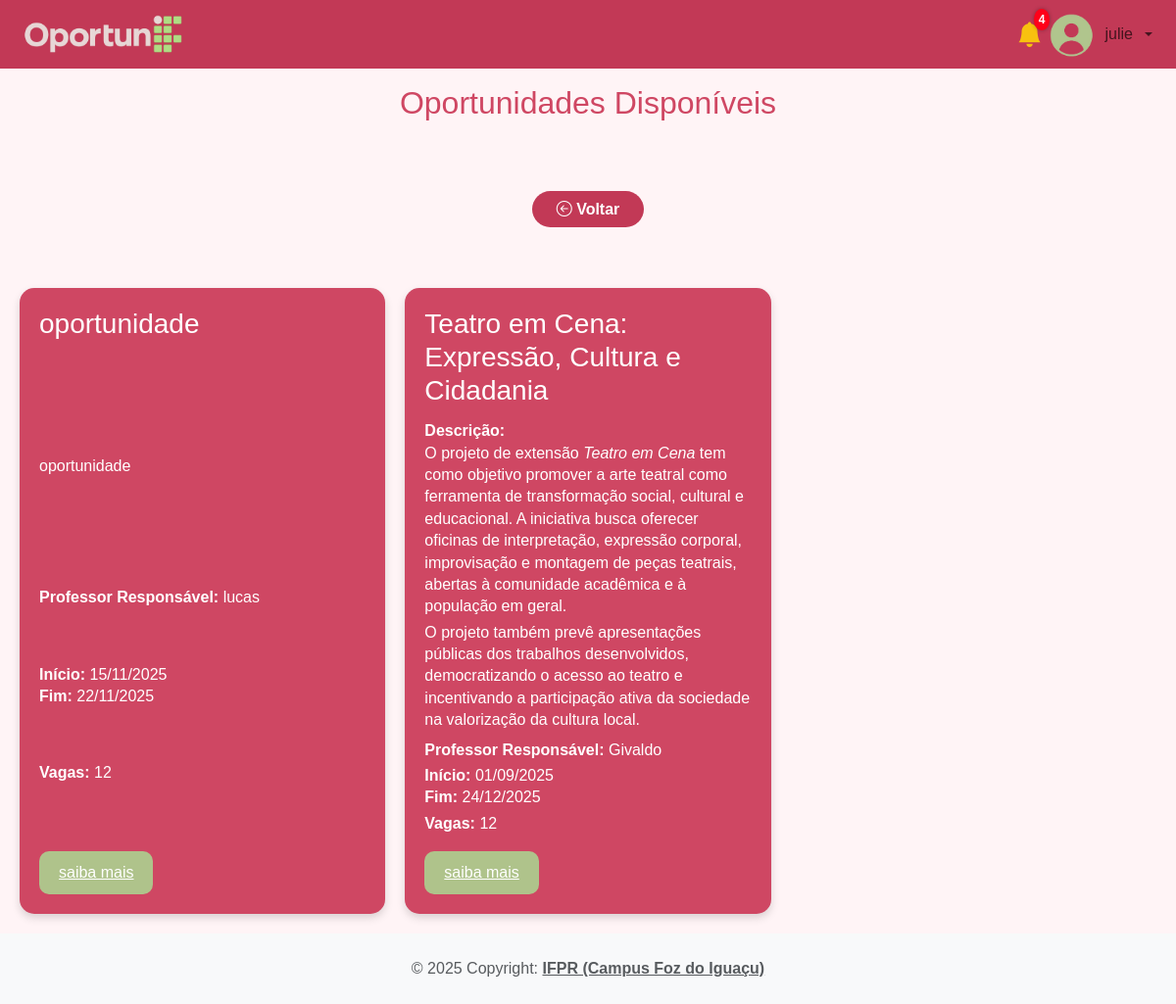
/app/controller/OportunidadeController.php?action=projetoextensao (signed in), run on the app's committed database.
### tables this page shows
CREATE TABLE `oportunidades` (
  `idOportunidades` int(11) NOT NULL,
  `titulo` longtext DEFAULT NULL,
  `descricao` longtext DEFAULT NULL,
  `tipoOportunidade` enum('ESTAGIO','PROJETOEXTENSAO','PROJETOPESQUISA') NOT NULL,
  `dataInicio` date NOT NULL,
  `dataFim` date NOT NULL,
  `documentoAnexo` varchar(100) DEFAULT NULL,
  `vaga` int(11) NOT NULL,
  `professor_responsavel` varchar(255) NOT NULL,
  `documentoEdital` varchar(255) DEFAULT NULL
);

### app/controller/OportunidadeController.php (called while the page is built, shortened)
<?php
require_once(__DIR__ . "/../dao/OportunidadeDAO.php");
require_once(__DIR__ . "/../dao/UsuarioDAO.php");
require_once(__DIR__ . "/../model/Oportunidade.php");
class OportunidadeController extends Controller
{
    private OportunidadeDAO $oportunidadeDao;
    private UsuarioDAO $usuarioDao;
    public function __construct()
    {
        $this->oportunidadeDao = new OportunidadeDAO();
        $this->usuarioDao = new UsuarioDAO();
        $this->handleAction();
    }
    protected function projetoextensao()
    {
        $usuarioLogado = $this->usuarioDao->findById($_SESSION["usuarioLogadoId"]);
        $idCurso = $usuarioLogado->getCurso()->getId();
        $dados["oportunidades"] = $this->oportunidadeDao->listByTipoECurso(OportunidadeTipo::PROJETOEXTENSAO, $idCurso);
        $this->loadView("oportunidade/oportunidades_disponiveis.php", $dados);
    }
}
new OportunidadeController();

### app/model/Oportunidade.php (called while the page is built, shortened)
<?php
class Oportunidade
{
    private ?int $id;
    private ?string $titulo;
    private ?string $descricao;
    private ?string $dataInicio;
    private ?string $dataFim;
    private $professorResponsavel;
    private ?int $vaga;
    public function getId(): ?int
    {
        return $this->id;
    }
    public function setId(?int $id): self
    {
        $this->id = $id;
        return $this;
    }
    public function getTitulo(): ?string
    {
        return $this->titulo;
    }
    public function setTitulo(?string $titulo): self
    {
        $this->titulo = $titulo;
        return $this;
    }
    public function getDescricao(): ?string
    {
        return $this->descricao;
    }
    public function setDescricao(?string $descricao): self
    {
        $this->descricao = $descricao;
        return $this;
    }
    public function getDataInicioFormatada(): ?string
    {
        if ($this->dataInicio) {
            $date = new DateTimeImmutable($this->dataInicio);
            return $date->format('d/m/Y');
        }
        return "";
    }
    public function setDataInicio(?string $dataInicio): self
    {
        $this->dataInicio = $dataInicio;
        return $this;
    }
    public function getDataFim(): ?string
    {
        return $this->dataFim;
    }
    public function getDataFimFormatada(): ?string
    {
        if ($this->dataFim) {
            $date = new DateTimeImmutable($this->dataFim);
            return $date->format('d/m/Y');
        }
        return "";
    }
    public function setDataFim(?string $dataFim): self
    {
        $this->dataFim = $dataFim;
        return $this;
    }
    public function getVaga(): ?int
    {
        return $this->vaga;
    }
    public function setVaga(?int $vaga): void
    {
        $this->vaga = $vaga;
    }
    public function setProfessorResponsavel(string $nome)
    {
        $this->professorResponsavel = $nome;
    }
    public function getProfessorResponsavel(): string
    {
        return $this->professorResponsavel;
    }
}

### app/dao/OportunidadeDAO.php (called while the page is built, shortened)
<?php
include_once(__DIR__ . "/../model/Oportunidade.php");
class OportunidadeDAO
{
    public function listByTipoECurso(string $tipo, int $idCurso)
    {
        $conn = Connection::getConn();
        $sql = "SELECT o.* FROM oportunidades o
            INNER JOIN oportunidade_curso oc ON o.idOportunidades = oc.idOportunidade
            WHERE o.tipoOportunidade = :tipo
              AND oc.idCurso = :idCurso
            ORDER BY o.titulo";
        $stm = $conn->prepare($sql);
        $stm->bindValue(":tipo", $tipo);
        $stm->bindValue(":idCurso", $idCurso);
        $stm->execute();
        $result = $stm->fetchAll();
        return $this->mapOportunidades($result);
    }
    private function mapOportunidades($result)
    {
        $oportunidades = array();
        foreach ($result as $reg) {
            $oportunidade = new Oportunidade();
            $oportunidade->setId($reg['idOportunidades']);
            $oportunidade->setTitulo($reg['titulo']);
            $oportunidade->setDescricao($reg['descricao']);
            $oportunidade->setDocumentoEdital($reg['documentoEdital']);
            $oportunidade->setTipoOportunidade($reg['tipoOportunidade']);
            $oportunidade->setDataInicio($reg['dataInicio']);
            $oportunidade->setDataFim($reg['dataFim']);
            $oportunidade->setDocumentoAnexo($reg['documentoAnexo']);
            $oportunidade->setVaga($reg['vaga']);
            $oportunidade->setProfessorResponsavel($reg['professor_responsavel']);
            $cursoDao = new CursoDAO();
            $oportunidade->setCursos($cursoDao->getCursosByOportunidade($reg['idOportunidades']));
            $oportunidades[] = $oportunidade;
        }
        return $oportunidades;
    }
}

### app/dao/UsuarioDAO.php (called while the page is built, shortened)
<?php
class UsuarioDAO
{
    public function findById(int $id)
    {
        $conn = Connection::getConn();
        $sql = "SELECT u.*, c.nome AS nomeCursos FROM usuarios u
                LEFT JOIN cursos c ON c.idCursos = u.idCursos
                WHERE u.idUsuarios = ?";
        $stm = $conn->prepare($sql);
        $stm->execute([$id]);
        $result = $stm->fetchAll();
        $usuarios = $this->mapUsuarios($result);
        if (count($usuarios) == 1)
            return $usuarios[0];
        elseif (count($usuarios) == 0)
            return null;
        die("UsuarioDAO.findById() - Erro: mais de um usuário encontrado.");
    }
    private function mapUsuarios($result)
    {
        $usuarios = array();
        foreach ($result as $reg) {
            $usuario = new Usuario();
            $usuario->setId($reg['idUsuarios']);
            $usuario->setNomeCompleto($reg['nomeCompleto']);
            $usuario->setEmail($reg['email']);
            $usuario->setSenha($reg['senha']);
            $usuario->setMatricula($reg['matricula']);
            $usuario->setTipoUsuario($reg['tipoUsuario']);
            $usuario->setCpf($reg['cpf']);
            $usuario->setFotoPerfil($reg['fotoPerfil']);
            $curso = new Curso();
            $curso->setId($reg['idCursos']);
            if (isset($reg["nomeCursos"]))
                $curso->setNome($reg["nomeCursos"]);
            $usuario->setCurso($curso);
            $usuarios[] = $usuario;
        }
        return $usuarios;
    }
}

### app/view/oportunidade/oportunidades_disponiveis.php (the view, shortened to what this page needs)
<?php
require_once(__DIR__ . "/../include/header.php");
require_once(__DIR__ . "/../include/menu.php");
require_once(__DIR__ . "/../../dao/OportunidadeDAO.php");
?>
<link rel="stylesheet" href="<?= BASEURL ?>/view/css/oportunidades_disponiveis.css">
<h2 class="titulo-pagina">Oportunidades Disponíveis</h2>
<div class="text-center mt-5 mb-5">
    <a href="<?= BASEURL ?>/controller/HomeController.php?action=homeAluno" class="btn-voltar">
        <i class="bi bi-arrow-left-circle"></i> Voltar
    </a>
</div>
<div class="cards-container">
    <?php if (count($dados["oportunidades"]) > 0): ?>
        <?php foreach ($dados["oportunidades"] as $op): ?>
            <div class="card-oportunidade">
                <h3><?= htmlspecialchars($op->getTitulo()) ?></h3>
                <p><?= nl2br($op->getDescricao()) ?></p>
                <p><strong>Professor Responsável:</strong> <?= htmlspecialchars($op->getProfessorResponsavel() ?? "Não definido") ?></p>
                <p>
                    <strong>Início:</strong> <?= htmlspecialchars($op->getDataInicioFormatada()) ?><br>
                    <strong>Fim:</strong> <?= htmlspecialchars($op->getDataFimFormatada()) ?>
                </p>
                <p><strong>Vagas:</strong> <?= htmlspecialchars($op->getVaga()) ?></p>
                <?php
                $dataHoje = new DateTime();
                $dataFim = new DateTime($op->getDataFim());
                ?>
                <?php if ($dataHoje <= $dataFim): ?>
                    <a href="<?= BASEURL ?>/controller/InscricaoController.php?action=view&idOport=<?= $op->getId() ?>" class="btn-inscrever">saiba mais</a>
                <?php else: ?>
                    <div class="btn-inscrever btn-disabled">Prazo de inscrição encerrado!</div>
                <?php endif; ?>
            </div>
        <?php endforeach; ?>
<?php endif; ?>
</div>
<?php require_once(__DIR__ . "/../include/footer.php"); ?>

### app/view/css/menus.css (style rules this page uses)
* { margin: 0; padding: 0; box-sizing: border-box; }

### app/view/css/oportunidades_disponiveis.css (style rules this page uses)
body { background-color: #fff4f6; font-family: Arial, sans-serif; margin: 0; padding: 0; }
.titulo-pagina { text-align: center; font-size: 2rem; color: #cf4763; margin-bottom: 30px; }
.cards-container { display: grid; grid-template-columns: repeat(3, 1fr); gap: 20px; padding: 20px; }
.card-oportunidade { background-color: #cf4763; color: white; padding: 20px; border-radius: 15px; box-shadow: 0 4px 8px rgba(0, 0, 0, 0.15); display: flex; flex-direction: column; justify-content: space-between; min-height: 250px; transition: transform 0.2s ease, box-shadow 0.2s ease; }
.card-oportunidade p { margin: 2px 0; line-height: 1.4; }
.btn-inscrever { margin-top: 15px; padding: 10px 20px; background-color: #afc38b; color: white; border: none; border-radius: 10px; cursor: pointer; font-size: 1rem; align-self: flex-start; transition: background-color 0.2s ease; }
.btn-voltar { background-color: #c23956; color: #fff; border-radius: 25px; padding: 10px 25px; text-decoration: none; font-weight: 600; transition: background-color 0.3s ease; }

### app/view/include/footer.php (style rules this page uses)
body { min-height: 100vh; display: flex; flex-direction: column; margin: 0; }

### data on the page
oportunidades: titulo "oportunidade", descricao "oportunidade", professor_responsavel "lucas", dataInicio "15/11/2025", dataFim "22/11/2025", vaga "12"
oportunidades: titulo "Teatro em Cena: Expressão, Cultura e Cidadania", descricao "Descrição: O projeto de extensão Teatro em Cena tem como objetivo promover a arte teatral como ferramenta de transformação social, cultural e educacional. A iniciativa busca oferecer oficinas de interpretação, expressão corporal, improvisação e montagem de peças teatrais, abertas à comunidade acadêmica e à população em geral. O projeto também prevê apresentações públicas dos trabalhos desenvolvidos, democratizando o acesso ao teatro e incentivando a participação ativa da sociedade na valorização da cultura local.", professor_responsavel "Givaldo", dataInicio "01/09/2025", dataFim "24/12/2025", vaga "12"

### other printed values
$notificacoes "4"
$nome "julie"
